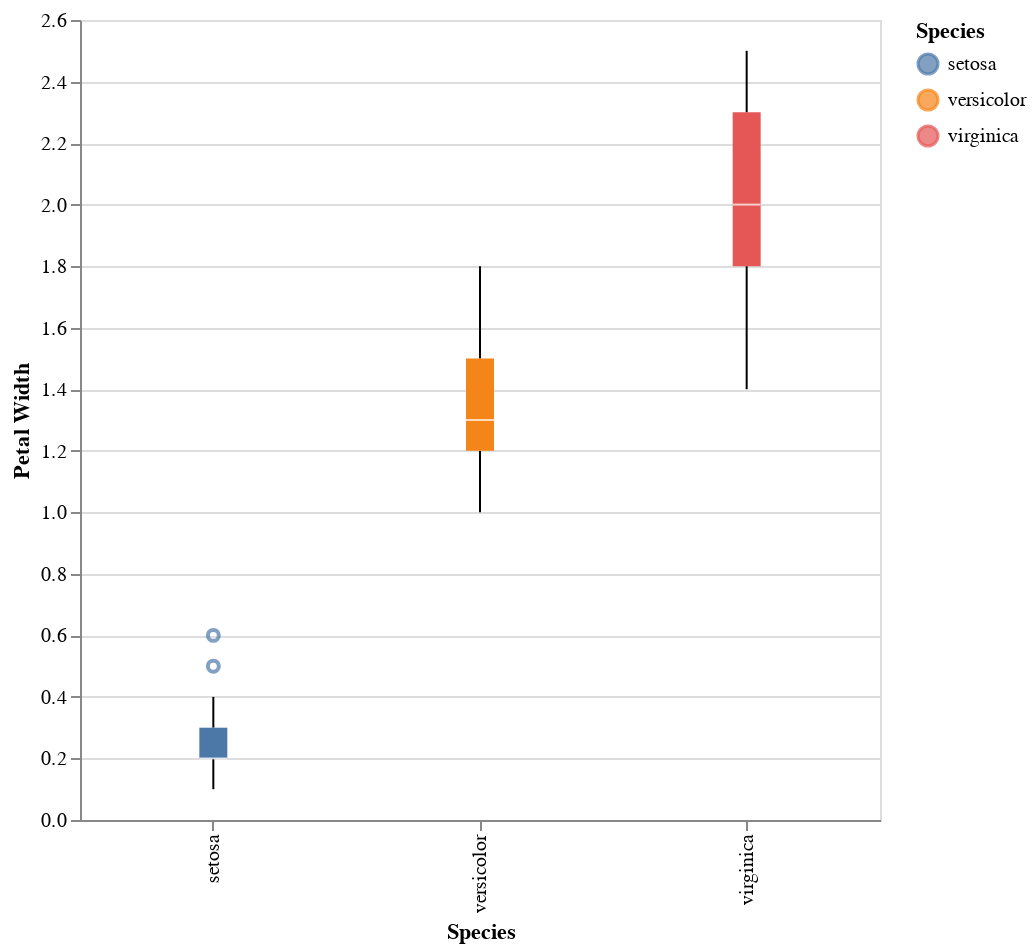

Notebook source saved alongside this figure:
### Code cell
# Altair

c = alt.Chart(iris).mark_boxplot().encode(
    x=alt.X('Species').title('Species'),
    y=alt.Y('PetalWidthCm').title('Petal Width'),
    color=alt.Color('Species').title('Species'),
).properties(width=400, height=400)
c

### Figure 1 — Vega-Lite specification as saved in the notebook (floating-point values rounded to 4 significant figures; data arrays with more than 128 entries replaced by an {"elided": "..."} marker saying what was removed)
{"config": {"view": {"continuousWidth": 300, "continuousHeight": 300}}, "data": {"name": "data-ffd5abda96e760ec2badbd0b69ef022c"}, "mark": {"type": "boxplot"}, "encoding": {"color": {"field": "Species", "title": "Species", "type": "nominal"}, "x": {"field": "Species", "title": "Species", "type": "nominal"}, "y": {"field": "PetalWidthCm", "title": "Petal Width", "type": "quantitative"}}, "height": 400, "width": 400, "$schema": "https://vega.github.io/schema/vega-lite/v5.16.3.json", "datasets": {"data-ffd5abda96e760ec2badbd0b69ef022c": {"elided": "150 records"}}}
